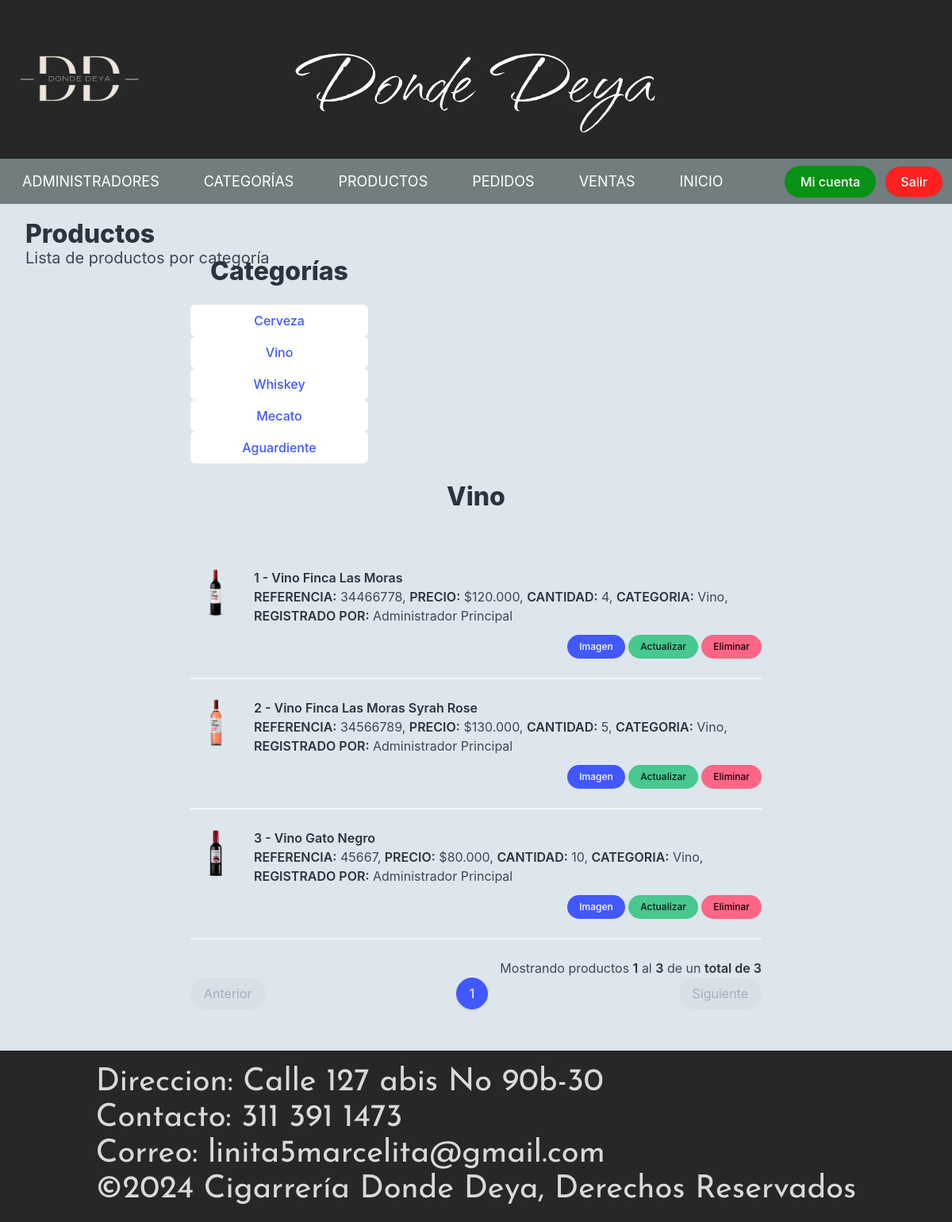
Screenshot of /index.php?vista=product_category&category_id=2 (signed in) with the database file from the repository.
### tables this page shows
CREATE TABLE `categoria` (
  `categoria_id` int(7) NOT NULL,
  `categoria_nombre` varchar(50) NOT NULL,
  `categoria_ubicacion` varchar(150) NOT NULL
);

CREATE TABLE `producto` (
  `producto_id` int(20) NOT NULL,
  `producto_codigo` varchar(70) NOT NULL,
  `producto_nombre` varchar(70) NOT NULL,
  `producto_precio` decimal(10,3) NOT NULL,
  `producto_stock` int(25) NOT NULL,
  `producto_foto` varchar(500) NOT NULL,
  `categoria_id` int(7) NOT NULL,
  `usuario_id` int(10) NOT NULL
);

CREATE TABLE `usuario` (
  `usuario_id` int(10) NOT NULL,
  `usuario_nombre` varchar(40) NOT NULL,
  `usuario_apellido` varchar(40) NOT NULL,
  `usuario_usuario` varchar(20) NOT NULL,
  `usuario_clave` varchar(200) NOT NULL,
  `usuario_email` varchar(70) NOT NULL,
  `usuario_rol` int(2) NOT NULL,
  `usuario_activo` int(2) NOT NULL,
  `usuario_token` varchar(255) NOT NULL
);

### index.php (called while the page is built, shortened)
<?php
$controller = new MainController();
$controller->handleRequest();

### php/producto_lista.php (the view, shortened to what this page needs)
<?php
require_once "./modelo/Utils.php";
$inicio = ($pagina > 0) ? (($pagina * $registros) - $registros) : 0;
$tabla = "";
$campos = "producto.producto_id, producto.producto_codigo, producto.producto_nombre, producto.producto_precio, producto.producto_stock, producto.producto_foto, producto.categoria_id, producto.usuario_id, categoria.categoria_id, categoria.categoria_nombre, usuario.usuario_id, usuario.usuario_nombre, usuario.usuario_apellido";
if (isset($busqueda) && $busqueda != "") {
    $consulta_datos = "SELECT $campos FROM producto INNER JOIN categoria ON producto.categoria_id=categoria.categoria_id INNER JOIN usuario ON producto.usuario_id=usuario.usuario_id WHERE producto.producto_codigo LIKE '%$busqueda%' OR producto.producto_nombre LIKE '%$busqueda%' ORDER BY producto.producto_nombre ASC LIMIT $inicio, $registros";
    $consulta_total = "SELECT COUNT(producto_id) FROM producto WHERE producto_codigo LIKE '%$busqueda%' OR producto_nombre LIKE '%$busqueda%'";
} elseif ($categoria_id > 0) {
    $consulta_datos = "SELECT $campos FROM producto INNER JOIN categoria ON producto.categoria_id=categoria.categoria_id INNER JOIN usuario ON producto.usuario_id=usuario.usuario_id WHERE producto.categoria_id='$categoria_id' ORDER BY producto.producto_nombre ASC LIMIT $inicio, $registros";
    $consulta_total = "SELECT COUNT(producto_id) FROM producto WHERE categoria_id='$categoria_id'";
}
$conexion = Utils::conexion();
$datos = $conexion->query($consulta_datos);
$datos = $datos->fetchAll();
$total = $conexion->query($consulta_total);
$total = (int)$total->fetchColumn();
$Npaginas = ceil($total / $registros);
if ($total >= 1 && $pagina <= $Npaginas) {
    $contador = $inicio + 1;
    $pag_inicio = $inicio + 1;
    foreach ($datos as $rows) {
        $tabla .= '
            <article class="media">
                <figure class="media-left">
                    <p class="image is-64x64">';
                    if (is_file("./img/producto/" . $rows['producto_foto'])) {
                        $tabla .= '<img src="./img/producto/' . $rows['producto_foto'] . '">';
                    } else {
                        $tabla .= '<img src="./img/producto.png">';
                    }
        $tabla .= '</p>
                </figure>
                <div class="media-content">
                    <div class="content">
                      <p>
                        <strong>' . $contador . ' - ' . $rows['producto_nombre'] . '</strong><br>
                        <strong>REFERENCIA:</strong> ' . $rows['producto_codigo'] . ', <strong>PRECIO:</strong> $' . $rows['producto_precio'] . ', <strong>CANTIDAD:</strong> ' . $rows['producto_stock'] . ', <strong>CATEGORIA:</strong> ' . $rows['categoria_nombre'] . ', <strong>REGISTRADO POR:</strong> ' . $rows['usuario_nombre'] . ' ' . $rows['usuario_apellido'] . '
                      </p>
                    </div>
                    <div class="has-text-right">
                        <a href="index.php?vista=product_img&product_id_up=' . $rows['producto_id'] . '" class="button is-link is-rounded is-small">Imagen</a>
                        <a href="index.php?vista=product_update&product_id_up=' . $rows['producto_id'] . '" class="button is-success is-rounded is-small">Actualizar</a>
                        <a href="' . $url . $pagina . '&product_id_del=' . $rows['producto_id'] . '" class="button is-danger is-rounded is-small">Eliminar</a>
                    </div>
                </div>
            </article>
            <hr>';
        $contador++;
    }
    $pag_final = $contador - 1;
}
if ($total > 0 && $pagina <= $Npaginas) {
    $tabla .= '<p class="has-text-right">Mostrando productos <strong>' . $pag_inicio . '</strong> al <strong>' . $pag_final . '</strong> de un <strong>total de ' . $total . '</strong></p>';
}
echo $tabla;
if ($total >= 1 && $pagina <= $Npaginas) {
    echo Utils::paginador_tablas($pagina, $Npaginas, $url, 7);
}
?>

### vistas/product_category.php (shortened to what this page needs)
<div class="container is-fluid mb-6">
    <h1 class="title">Productos</h1>
    <h2 class="subtitle">Lista de productos por categoría</h2>
</div>
<div class="container pb-6 pt-6">
    <?php
           require_once "./modelo/Utils.php";
    ?>
    <div class="columns">
        <div class="column is-one-third">
            <h2 class="title has-text-centered">Categorías</h2>
            <?php
                $categorias=Utils::conexion();
                $categorias=$categorias->query("SELECT * FROM categoria");
                if($categorias->rowCount()>0){
                    $categorias=$categorias->fetchAll();
                    foreach($categorias as $row){
                        echo '<a href="index.php?vista=product_category&category_id='.$row['categoria_id'].'" class="button is-link is-inverted is-fullwidth">'.$row['categoria_nombre'].'</a>';
                    }
                }else{
                    echo '<p class="has-text-centered" >No hay categorías registradas</p>';
                }
            ?>
        </div>
        <div class="column">
            <?php
                $categoria_id = (isset($_GET['category_id'])) ? $_GET['category_id'] : 0;
                $check_categoria=Utils::conexion();
                $check_categoria=$check_categoria->query("SELECT * FROM categoria WHERE categoria_id='$categoria_id'");
                if($check_categoria->rowCount()>0){
                    $check_categoria=$check_categoria->fetch();
                    echo '
                        <h2 class="title has-text-centered">'.$check_categoria['categoria_nombre'].'</h2>
                        <p class="has-text-centered pb-6" >'.$check_categoria['categoria_ubicacion'].'</p>
                    ';
                    if(!isset($_GET['page'])){
                        $pagina=1;
                    }else{
                        $pagina=(int) $_GET['page'];
                        if($pagina<=1){
                            $pagina=1;
                        }
                    }
                    $pagina=Utils::limpiar_cadena($pagina);
                    $url="index.php?vista=product_category&category_id=$categoria_id&page=";
                    $registros=15;
                    $busqueda="";
                    require_once "./php/producto_lista.php";
                }else{
                    echo '<h2 class="has-text-centered title" >Seleccione una categoría para empezar</h2>';
                }
            ?>
        </div>
    </div>
</div>
<?php require_once "./inc/footer.php"; ?>

### css/estilos2.css (style rules this page uses)
img { max-width: 100%; }
.container.is-fluid { margin-top: 20px; }
.columns { display: flex; flex-direction: column; }
.container.pb-6.pt-6 { margin: 4px auto; position: relative; width: 60%; margin-top: -110px; }

### rows the page displays
categoria: categoria_nombre "Cerveza"
categoria: categoria_nombre "Vino"
categoria: categoria_nombre "Whiskey"
categoria: categoria_nombre "Mecato"
categoria: categoria_nombre "Aguardiente"
producto: producto_foto (picture), producto_nombre "Vino Finca Las Moras", producto_codigo "34466778", producto_precio "120.000", producto_stock "4", categoria.categoria_nombre "Vino", usuario.usuario_nombre "Administrador", usuario.usuario_apellido "Principal"
producto: producto_foto (picture), producto_nombre "Vino Finca Las Moras Syrah Rose", producto_codigo "34566789", producto_precio "130.000", producto_stock "5", categoria.categoria_nombre "Vino", usuario.usuario_nombre "Administrador", usuario.usuario_apellido "Principal"
producto: producto_foto (picture), producto_nombre "Vino Gato Negro", producto_codigo "45667", producto_precio "80.000", producto_stock "10", categoria.categoria_nombre "Vino", usuario.usuario_nombre "Administrador", usuario.usuario_apellido "Principal"

### other values shown
$pag_inicio "1"
$pag_final "3"
$total "3"
